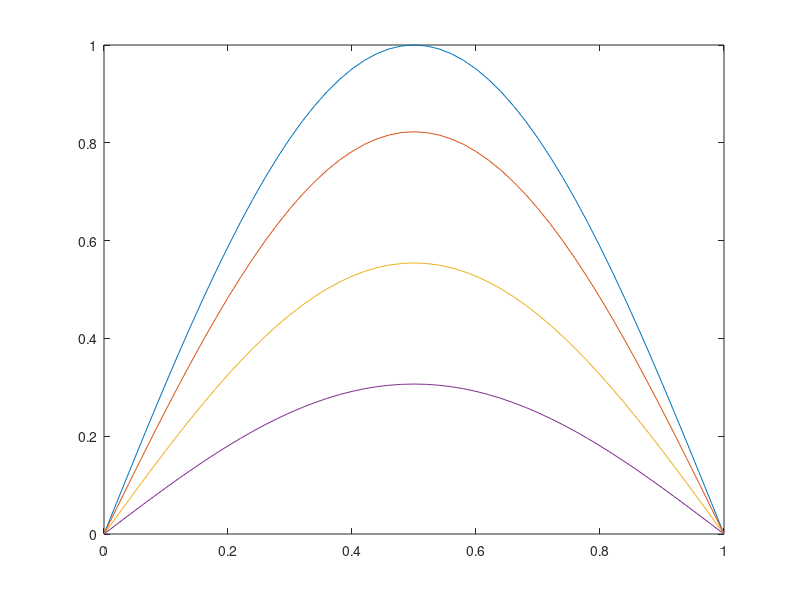
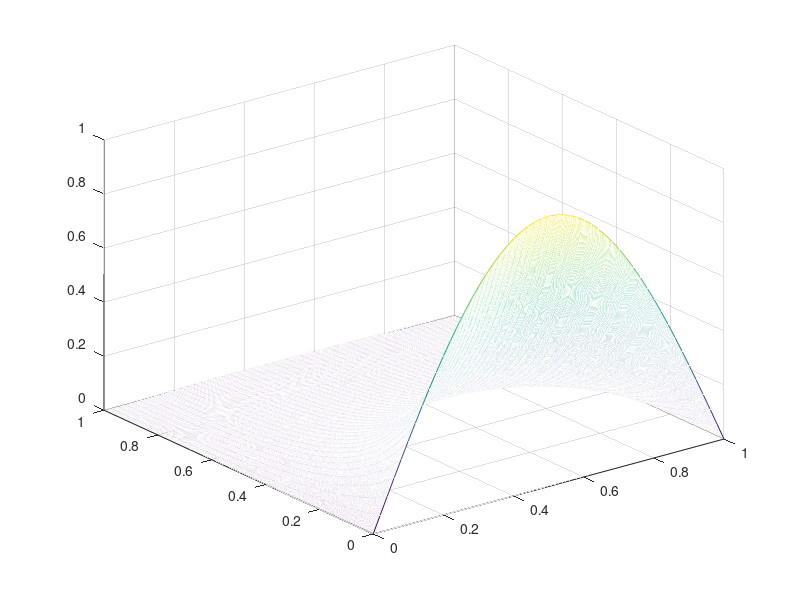

Recreate these plots in MATLAB, in order.
clear;

L = 1;
T = 1;

maxk = 2500;
dt = T/maxk;
n = 50;
dx = L/n;
cond = 1/2;
b = cond*dt/(dx*dx);
%IC
for i = 1:n+1
    x(i) = (i-1)*dx;
    u(i,1) = sin(pi*x(i));
end
%BC
for k = 1:maxk+1
    u(1,k) = 0;
    u(n+1,k) = 0;
    time(k)  =(k-1)*dt;
end
%
aal(1:n-2) = -b;
bbl(1:n-1) = 2+2*b;
ccl(1:n-2) = -b;
MMl = diag(bbl,0)+diag(aal,-1)+diag(ccl,1);

aar(1:n-2) = b;
bbr(1:n-1) = 2-2*b;
ccr(1:n-2) = b;
MMr = diag(bbr,0)+diag(aar,-1)+diag(ccr,1);
%
for k = 2:maxk
    uu = u(2:n,k-1);
    u(2:n,k) = inv(MMl)*MMr*uu;
end

figure(1);
plot(x,u(:,1),'-',x,u(:,100),'-',x,u(:,300),'-',x,u(:,600),'-');
figure(2);
mesh(x,time,u');




    